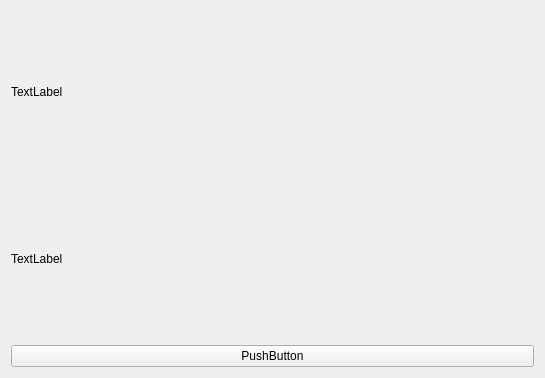
<?xml version="1.0" encoding="UTF-8"?>
<ui version="4.0">
 <class>MyWidget</class>
 <widget class="QWidget" name="MyWidget">
  <property name="geometry">
   <rect>
    <x>0</x>
    <y>0</y>
    <width>545</width>
    <height>378</height>
   </rect>
  </property>
  <property name="windowTitle">
   <string>MyWidget</string>
  </property>
  <layout class="QVBoxLayout" name="verticalLayout">
   <item>
    <widget class="MyLabel" name="label">
     <property name="text">
      <string>TextLabel</string>
     </property>
    </widget>
   </item>
   <item>
    <widget class="QLabel" name="label_2">
     <property name="text">
      <string>TextLabel</string>
     </property>
    </widget>
   </item>
   <item>
    <widget class="MyButton" name="pushButton">
     <property name="text">
      <string>PushButton</string>
     </property>
    </widget>
   </item>
  </layout>
 </widget>
 <customwidgets>
  <customwidget>
   <class>MyLabel</class>
   <extends>QLabel</extends>
   <header location="global">mylabel.h</header>
  </customwidget>
  <customwidget>
   <class>MyButton</class>
   <extends>QPushButton</extends>
   <header>mybutton.h</header>
  </customwidget>
 </customwidgets>
 <resources/>
 <connections/>
</ui>
